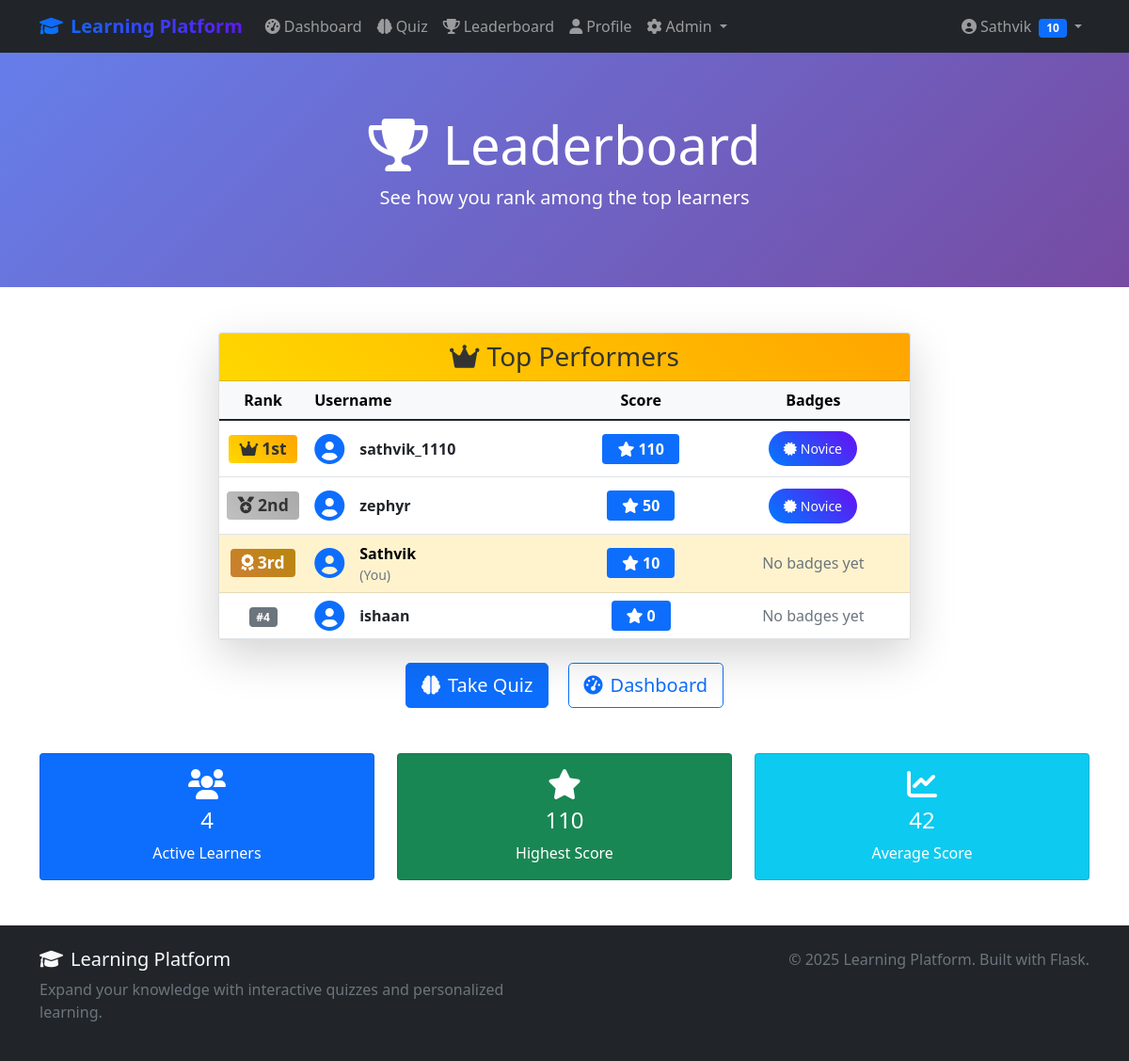
The page /leaderboard (signed in) on the database its author committed.
### app.py (models this page shows, shortened)
class User(UserMixin, db.Model):
    id = db.Column(db.Integer, primary_key=True)
    username = db.Column(db.String(80), unique=True, nullable=False, index=True)
    password_hash = db.Column(db.String(120), nullable=False)
    score = db.Column(db.Integer, default=0)
    is_admin = db.Column(db.Boolean, default=False)
    created_at = db.Column(db.DateTime, default=datetime.utcnow)
    badges = db.relationship('Badge', secondary=user_badges, lazy='subquery',
                           backref=db.backref('users', lazy=True))
    interests = db.relationship('Topic', secondary=user_interests, lazy='subquery',
                              backref=db.backref('interested_users', lazy=True))
    quiz_history = db.relationship('QuizHistory', backref='user', lazy=True, cascade='all, delete-orphan')

class Badge(db.Model):
    id = db.Column(db.Integer, primary_key=True)
    name = db.Column(db.String(50), unique=True, nullable=False)
    description = db.Column(db.String(200))
    points_required = db.Column(db.Integer, default=0)

### app.py (the view)
@app.route('/leaderboard')
def leaderboard():
    top_users = User.query.order_by(User.score.desc()).limit(10).all()
    return render_template('leaderboard.html', top_users=top_users)

### app.py (called while the page is built)
@login_manager.user_loader
def load_user(user_id):
    return User.query.get(int(user_id))

### templates/leaderboard.html (shortened to what this page needs)
{% extends "base.html" %}
{% block content %}
<div class="hero-section">
    <div class="container">
        <div class="row">
            <div class="col-lg-12 text-center">
                <h1 class="display-4"><i class="fas fa-trophy me-3"></i>Leaderboard</h1>
                <p class="lead">See how you rank among the top learners</p>
            </div>
        </div>
    </div>
</div>
<div class="container my-5">
    <div class="row justify-content-center">
        <div class="col-lg-8">
            <div class="card shadow-lg">
                <div class="card-header text-center" style="background: linear-gradient(45deg, #FFD700, #FFA500); color: #333;">
                    <h3 class="card-title mb-0">
                        <i class="fas fa-crown me-2"></i>Top Performers
                    </h3>
                </div>
                <div class="card-body p-0">
                    {% if top_users %}
                        <div class="table-responsive">
                            <table class="table table-hover mb-0">
                                <thead class="table-light">
                                    <tr>
                                        <th class="text-center" style="width: 80px;">Rank</th>
                                        <th>Username</th>
                                        <th class="text-center">Score</th>
                                        <th class="text-center">Badges</th>
                                    </tr>
                                </thead>
                                <tbody>
                                    {% for user in top_users %}
                                        <tr class="{% if current_user.is_authenticated and user.id == current_user.id %}table-warning{% endif %}">
                                            <td class="text-center align-middle">
                                                {% if loop.index <= 3 %}
                                                    {% if loop.index == 1 %}
                                                        <span class="badge" style="background: linear-gradient(45deg, #FFD700, #FFA500); color: #333; font-size: 1.1em;">
                                                            <i class="fas fa-crown me-1"></i>1st
                                                        </span>
                                                    {% elif loop.index == 2 %}
                                                        <span class="badge" style="background: linear-gradient(45deg, #C0C0C0, #A9A9A9); color: #333; font-size: 1.1em;">
                                                            <i class="fas fa-medal me-1"></i>2nd
                                                        </span>
                                                    {% else %}
                                                        <span class="badge" style="background: linear-gradient(45deg, #CD7F32, #B8860B); color: white; font-size: 1.1em;">
                                                            <i class="fas fa-award me-1"></i>3rd
                                                        </span>
                                                    {% endif %}
                                                {% else %}
                                                    <span class="badge bg-secondary">#{{ loop.index }}</span>
                                                {% endif %}
                                            </td>
                                            <td class="align-middle">
                                                <div class="d-flex align-items-center">
                                                    <i class="fas fa-user-circle fa-2x me-3 text-primary"></i>
                                                    <div>
                                                        <strong>{{ user.username }}</strong>
                                                        {% if current_user.is_authenticated and user.id == current_user.id %}
                                                            <small class="text-muted d-block">(You)</small>
                                                        {% endif %}
                                                    </div>
                                                </div>
                                            </td>
                                            <td class="text-center align-middle">
                                                <span class="badge bg-primary fs-6 px-3 py-2">
                                                    <i class="fas fa-star me-1"></i>{{ user.score }}
                                                </span>
                                            </td>
                                            <td class="text-center align-middle">
                                                {% if user.badges %}
                                                    {% for badge in user.badges %}
                                                        <span class="badge-custom small me-1">
                                                            <i class="fas fa-certificate me-1"></i>{{ badge.name }}
                                                        </span>
                                                    {% endfor %}
                                                {% else %}
                                                    <span class="text-muted">No badges yet</span>
                                                {% endif %}
                                            </td>
                                        </tr>
                                    {% endfor %}
                                </tbody>
                            </table>
                        </div>
                    {% else %}
                        <div class="text-center py-5">
                            <i class="fas fa-users-slash fa-4x text-muted mb-3"></i>
                            <h4 class="text-muted">No users found</h4>
                            <p class="text-muted">Be the first to start learning and claim the top spot!</p>
                        </div>
                    {% endif %}
                </div>
            </div>
            <div class="text-center mt-4">
                {% if current_user.is_authenticated %}
                    <a href="{{ url_for('quiz') }}" class="btn btn-primary btn-lg me-3">
                        <i class="fas fa-brain me-2"></i>Take Quiz
                    </a>
                    <a href="{{ url_for('dashboard') }}" class="btn btn-outline-primary btn-lg">
                        <i class="fas fa-tachometer-alt me-2"></i>Dashboard
                    </a>
                {% endif %}
            </div>
        </div>
    </div>
    {% if top_users %}
        <div class="row mt-5">
            <div class="col-md-4">
                <div class="card text-center bg-primary text-white">
                    <div class="card-body">
                        <i class="fas fa-users fa-2x mb-2"></i>
                        <h4>{{ top_users|length }}</h4>
                        <p class="mb-0">Active Learners</p>
                    </div>
                </div>
            </div>
            <div class="col-md-4">
                <div class="card text-center bg-success text-white">
                    <div class="card-body">
                        <i class="fas fa-star fa-2x mb-2"></i>
                        <h4>{{ top_users[0].score if top_users }}</h4>
                        <p class="mb-0">Highest Score</p>
                    </div>
                </div>
            </div>
            <div class="col-md-4">
                <div class="card text-center bg-info text-white">
                    <div class="card-body">
                        <i class="fas fa-chart-line fa-2x mb-2"></i>
                        <h4>{{ (top_users|sum(attribute='score') / top_users|length)|round|int if top_users }}</h4>
                        <p class="mb-0">Average Score</p>
                    </div>
                </div>
            </div>
        </div>
    {% endif %}
</div>
{% endblock %}

### templates/base.html (shortened to what this page needs)
<!DOCTYPE html>
<html lang="en">
<head>
    <link href="https://cdnjs.cloudflare.com/ajax/libs/bootstrap/5.1.3/css/bootstrap.min.css" rel="stylesheet">
    <link href="https://cdnjs.cloudflare.com/ajax/libs/font-awesome/6.0.0/css/all.min.css" rel="stylesheet">
</head>
<body>
    <nav class="navbar navbar-expand-lg navbar-dark bg-dark">
        <div class="container">
            <a class="navbar-brand" href="{{ url_for('index') }}">
                <i class="fas fa-graduation-cap me-2"></i>Learning Platform
            </a>
            <div class="collapse navbar-collapse" id="navbarNav">
                <ul class="navbar-nav me-auto">
                    {% if current_user.is_authenticated %}
                        <li class="nav-item">
                            <a class="nav-link" href="{{ url_for('dashboard') }}">
                                <i class="fas fa-tachometer-alt me-1"></i>Dashboard
                            </a>
                        </li>
                        <li class="nav-item">
                            <a class="nav-link" href="{{ url_for('quiz') }}">
                                <i class="fas fa-brain me-1"></i>Quiz
                            </a>
                        </li>
                        <li class="nav-item">
                            <a class="nav-link" href="{{ url_for('leaderboard') }}">
                                <i class="fas fa-trophy me-1"></i>Leaderboard
                            </a>
                        </li>
                        <li class="nav-item">
                            <a class="nav-link" href="{{ url_for('profile') }}">
                                <i class="fas fa-user me-1"></i>Profile
                            </a>
                        </li>
                        {% if current_user.is_admin %}
                            <li class="nav-item dropdown">
                                <a class="nav-link dropdown-toggle" href="#" id="adminDropdown" role="button" data-bs-toggle="dropdown">
                                    <i class="fas fa-cog me-1"></i>Admin
                                </a>
                            </li>
                        {% endif %}
                    {% endif %}
                </ul>
                <ul class="navbar-nav">
                    {% if current_user.is_authenticated %}
                        <li class="nav-item dropdown">
                            <a class="nav-link dropdown-toggle" href="#" id="userDropdown" role="button" data-bs-toggle="dropdown">
                                <i class="fas fa-user-circle me-1"></i>{{ current_user.username }}
                                <span class="badge bg-primary ms-1">{{ current_user.score }}</span>
                            </a>
                        </li>
                    {% endif %}
                </ul>
            </div>
        </div>
    </nav>
    <main>
        {% block content %}{% endblock %}
    </main>
    <footer class="bg-dark text-light mt-5 py-4">
        <div class="container">
            <div class="row">
                <div class="col-md-6">
                    <h5><i class="fas fa-graduation-cap me-2"></i>Learning Platform</h5>
                    <p class="text-muted">Expand your knowledge with interactive quizzes and personalized learning.</p>
                </div>
                <div class="col-md-6 text-md-end">
                    <p class="text-muted mb-0">&copy; 2025 Learning Platform. Built with Flask.</p>
                </div>
            </div>
        </div>
    </footer>
</body>
</html>

### templates/base.html (style rules this page uses)
.badge-custom { background: linear-gradient(45deg, #007bff, #6610f2); color: white; padding: 0.5rem 1rem; border-radius: 20px; margin: 0.2rem; display: inline-block; }
.navbar-brand { font-weight: bold; background: linear-gradient(45deg, #007bff, #6610f2); -webkit-background-clip: text; -webkit-text-fill-color: transparent; background-clip: text; }
.hero-section { background: linear-gradient(135deg, #667eea 0%, #764ba2 100%); color: white; padding: 4rem 0; }

### rows shown on the page
User: username "Sathvik", score "10", shows "3rd", shows "(You)", shows "No badges yet"
User: shows "1st", username "sathvik_1110", score "110"
Badge: name "Novice"
User: shows "2nd", username "zephyr", score "50"
User: username "ishaan", score "0", shows "No badges yet"

### other values the page prints
{{ top_users|length }} "4"
